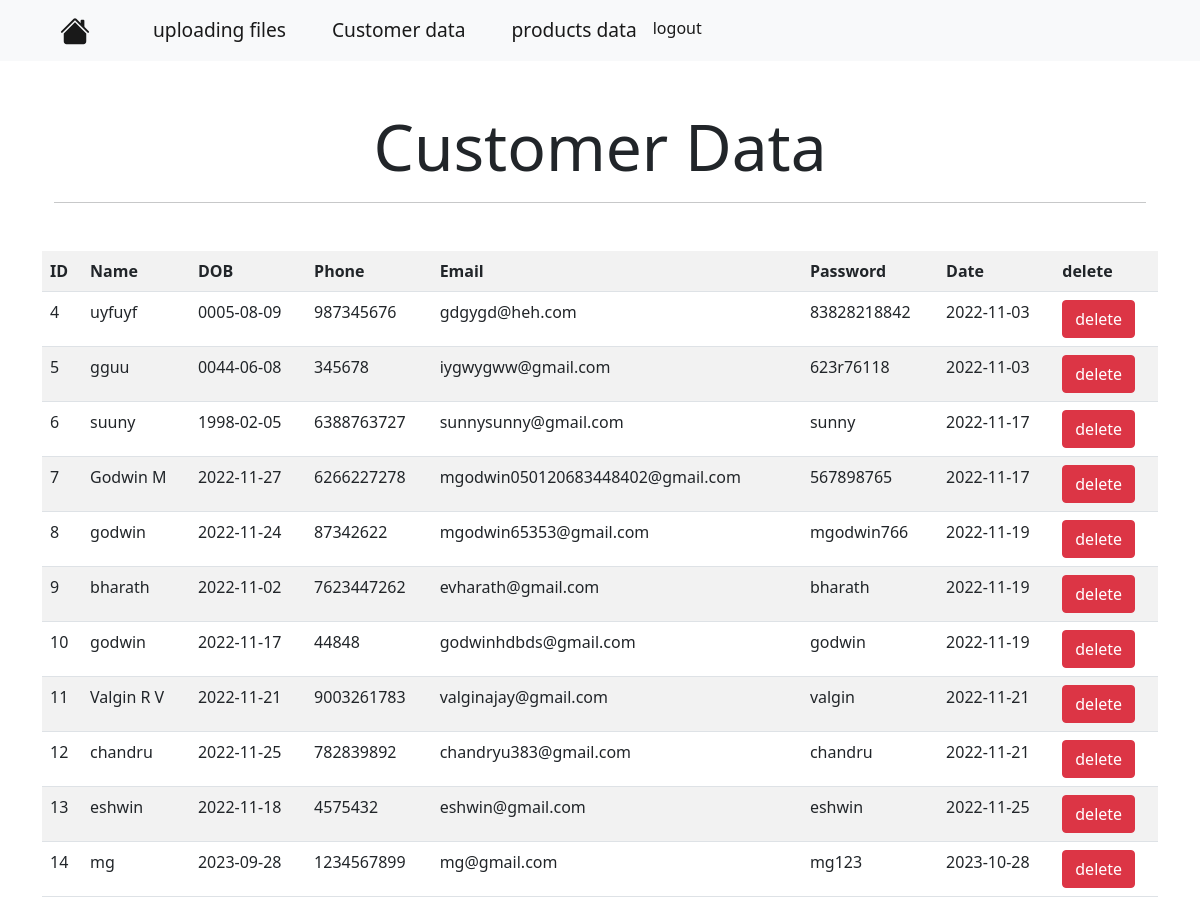
Screenshot of /customer_data with the database file from the repository.
### rr.py (models this page shows, shortened)
class Register(db.Model):
    id = db.Column(db.Integer, primary_key=True)
    name = db.Column(db.String(50), nullable=False)
    dob = db.Column(db.Integer, nullable=False)
    phone = db.Column(db.Integer, nullable=False)
    email = db.Column(db.String(50), nullable=False, unique=True)
    password = db.Column(db.Integer, nullable=False, unique=True)
    date_joined = db.Column(db.Date, default=datetime.utcnow)

### rr.py (the view)
@app.route('/customer_data')
def customerdata():
    data = Register.query.order_by(Register.date_joined).all()
    return render_template("customer_data.html", customer=data)

### rr.py (called while the page is built)
@app.before_request
def beforerequest():
    if "userid" in session:
        g.res=session['userid']
        print(f"before request{g.res}")

### templates/customer_data.html (shortened to what this page needs)
{% extends 'admin_header.html' %}
{% block body %}
<div class="container mb-5 text-center">
    <h1 class="display-3">Customer Data</h1>
    <hr>
</div>
<table class="table table-striped">
    <tr>
        <th>ID</th>
        <th>Name</th>
        <th>DOB</th>
        <th>Phone</th>
        <th>Email</th>
        <th>Password</th>
        <th>Date</th>
        <th>delete</th>
    </tr>
{% for cust in customer %}
    <tr>
        <td>{{ cust.id }}</td>
        <td>{{ cust.name }}</td>
        <td>{{ cust.dob }}</td>
        <td>{{ cust.phone }}</td>
        <td>{{ cust.email }}</td>
        <td>{{ cust.password }}</td>
        <td>{{ cust.date_joined }}</td>
        <td>
            <form action="/delete_customer" method="POST">
                <button class="btn btn-danger">delete</button>
            </form>
        </td>
    </tr>
{% endfor %}
</table>
{% endblock %}

### templates/admin_header.html (shortened to what this page needs)
<!DOCTYPE html>
<html lang="en">
<head>
    <link href="https://cdn.jsdelivr.net/npm/bootstrap@5.0.2/dist/css/bootstrap.min.css" rel="stylesheet">
</head>
<body>
    <nav class="navbar navbar-expand-lg navbar-light bg-light">
        <div class="container-fluid">
          <a class="navbar-brand ms-5 " id="home" href="/"></a>
          <div class="collapse navbar-collapse" id="navbarSupportedContent">
            <ul class="navbar-nav me-auto mb-2 mb-lg-0">
              <li class="nav-item">
                <a class="nav-link active" id="registration" aria-current="page" href="/upload">uploading files</a>
              </li>
              <li class="nav-item">
                <a class="nav-link active" id="login" href="/customer_data">Customer data</a>
              </li>
              <li class="nav-item">
                <a class="nav-link active" id="login" href="/sign_page/admin_page">products data</a>
              </li>
              <li class="nav-item">
                <a class="nav-link active" id="logout" href="/logout">logout</a>
              </li>
            </ul>
          </div>
        </div>
      </nav>
    <div class="container py-5">
        {% block body %} {% endblock %}
    </div>
</body>
</html>

### templates/admin_header.html (style rules this page uses)
#home { margin-left: 25px; margin-right: 25px; }
#registration, #login { margin-left: 30px; font-size: larger; }

### rows the page displays
Register: id "4", name "uyfuyf", dob "0005-08-09", phone "987345676", email "gdgygd@heh.com", password "83828218842", date_joined "2022-11-03"
Register: id "5", name "gguu", dob "0044-06-08", phone "345678", email "iygwygww@gmail.com", password "623r76118", date_joined "2022-11-03"
Register: id "6", name "suuny", dob "1998-02-05", phone "6388763727", email "sunnysunny@gmail.com", password "sunny", date_joined "2022-11-17"
Register: id "7", name "Godwin M", dob "2022-11-27", phone "6266227278", email "mgodwin050120683448402@gmail.com", password "567898765", date_joined "2022-11-17"
Register: id "8", name "godwin", dob "2022-11-24", phone "87342622", email "mgodwin65353@gmail.com", password "mgodwin766", date_joined "2022-11-19"
Register: id "9", name "bharath", dob "2022-11-02", phone "7623447262", email "evharath@gmail.com", password "bharath", date_joined "2022-11-19"
Register: id "10", name "godwin", dob "2022-11-17", phone "44848", email "godwinhdbds@gmail.com", password "godwin", date_joined "2022-11-19"
Register: id "11", name "Valgin R V", dob "2022-11-21", phone "9003261783", email "valginajay@gmail.com", password "valgin", date_joined "2022-11-21"
Register: id "12", name "chandru", dob "2022-11-25", phone "782839892", email "chandryu383@gmail.com", password "chandru", date_joined "2022-11-21"
Register: id "13", name "eshwin", dob "2022-11-18", phone "4575432", email "eshwin@gmail.com", password "eshwin", date_joined "2022-11-25"
Register: id "14", name "mg", dob "2023-09-28", phone "1234567899", email "mg@gmail.com", password "mg123", date_joined "2023-10-28"
